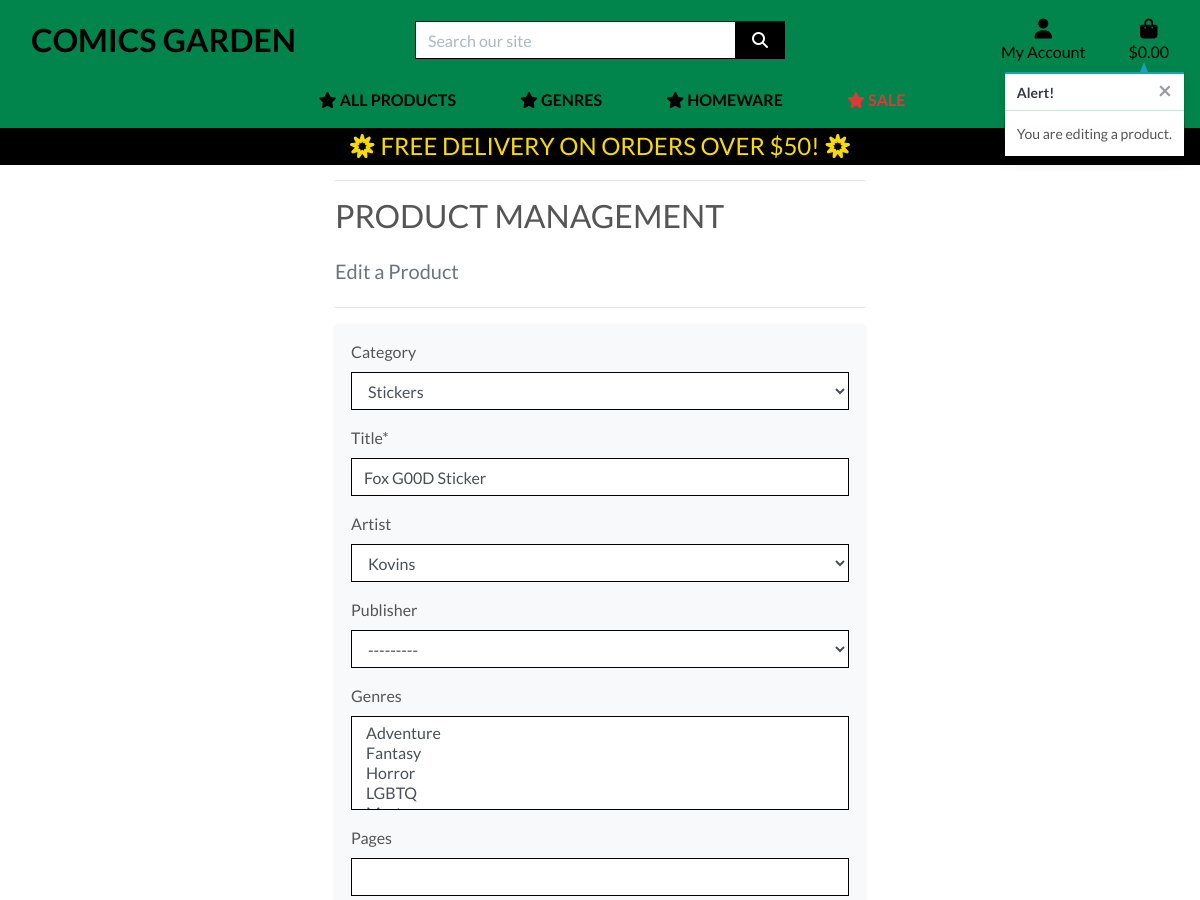
/products/edit/4/ (signed in, upper part), run on an earlier commit of the app's database.
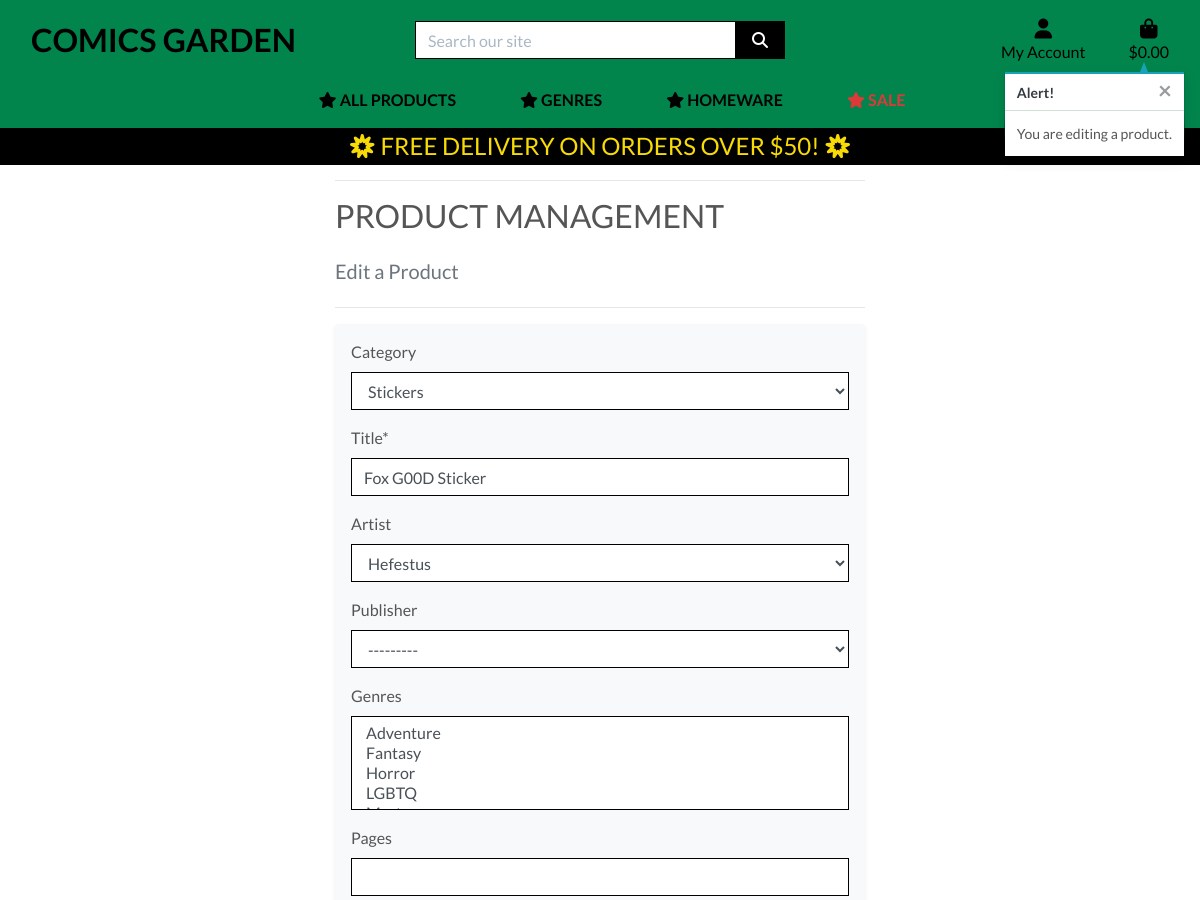
And on a later commit of the database.
### products/models.py (models this page shows, shortened)
class Product(models.Model):
    COVER_TYPE_CHOICES = [
        ('softcover', 'Softcover'),
        ('hardcover', 'Hardcover'),
    ]
    COLOR_CHOICES = [
        ('colour', 'Colour'),
        ('black_and_white', 'Black and White'),
        ('colour_bw', 'Colour + B&W'),
    ]
    artist = models.ForeignKey('Artist', null=True, blank=True, on_delete=models.SET_NULL)
    category = models.ForeignKey('Category', null=True, blank=True, on_delete=models.SET_NULL)
    publisher = models.ForeignKey('Publisher', null=True, blank=True, on_delete=models.SET_NULL)
    genres = models.ManyToManyField('Genre', blank=True)
    sku = models.CharField(max_length=254, null=True, blank=True)
    title = models.CharField(max_length=254)
    description = models.TextField()
    price = models.DecimalField(max_digits=6, decimal_places=2)
    rating = models.DecimalField(max_digits=6, decimal_places=2, null=True, blank=True)
    pages = models.IntegerField(null=True, blank=True)
    cover_type = models.CharField(max_length=50, choices=COVER_TYPE_CHOICES, blank=True)
    color_option = models.CharField(max_length=20, choices=COLOR_CHOICES, default='colour')
    image_url = models.URLField(max_length=1024, null=True, blank=True)
    image = models.ImageField(null=True, blank=True)
    date_added = models.DateTimeField(default=timezone.now)

### products/views.py (the view)
# urls.py: path('edit/<int:product_id>/', views.edit_product, name='edit_product'),
@login_required
def edit_product(request, product_id):
    if not request.user.is_superuser:
        messages.error(request, 'Sorry, only store owners can do that.')
        return redirect(reverse('home'))
    product = get_object_or_404(Product, pk=product_id)
    if request.method == 'POST':
        form = ProductForm(request.POST, request.FILES, instance=product)
        if form.is_valid():
            form.save()
            messages.success(request, 'Successfully updated product!')
            return redirect(reverse('product_detail', args=[product.id]))
        else:
            messages.error(request, 'Failed to update product. Please ensure the form is valid.')
    else:
        form = ProductForm(instance=product)
        messages.info(request, f'You are editing a product.')
    template = 'products/edit_product.html'
    context = {
        'form': form,
        'product': product,
    }
    return render(request, template, context)

### products/forms.py
class ProductForm(forms.ModelForm):
    class Meta:
        model = Product
        fields = [
            'category',
            'title',
            'artist',
            'publisher',
            'genres',
            'pages',
            'description',
            'price',
            'sku',
            'cover_type',
            'color_option',
            'image_url',
            'image',
            'rating',
            'date_added'
        ]
    image = forms.ImageField(label='Image', required=False, widget=CustomClearableFileInput)
    def __init__(self, *args, **kwargs):
        super().__init__(*args, **kwargs)
        categories = Category.objects.all()
        friendly_names = [(c.id, c.get_friendly_name()) for c in categories]
        self.fields['category'].choices = friendly_names
        genres = Genre.objects.all().order_by('name')
        self.fields['genres'].queryset = genres
        for field_name, field in self.fields.items():
            field.widget.attrs['class'] = 'border-black rounded-0'

### products/models.py (called while the page is built)
    def get_friendly_name(self):
        return self.friendly_name

    def __str__(self):
        return self.name

    def __str__(self):
        return self.name

### products/templates/products/edit_product.html (shortened to what this page needs)
{% extends "base.html" %}
{% load static %}
{% block page_header %}
    <div class="container header-container">
    </div>
{% endblock %}
{% block content %}
    <div class="container">
        <div class="row">
            <div class="col-12 col-lg-7 mx-auto">
                <hr>
                <h2 class="logo-font mb-4">Product Management</h2>
                <h5 class="text-muted mb-4">Edit a Product</h5>
                <hr>
                <div class="p-3 bg-light rounded shadow-sm">
                    <form method="POST" action="{% url 'edit_product' product.id %}" class="form mb-2" enctype="multipart/form-data">
                        {% for field in form %}
                            {% if field.name != 'image' %}
                                {{ field | as_crispy_field }}
                            {% else %}
                                {{ field }}
                            {% endif %}
                        {% endfor %}
                    </form>
                </div>
            </div>
        </div>
    </div>
{% endblock %}

What changed in the data, as far as the page shows it:
changed Product "Stickers": artist "Kovins" → "Hefestus"
